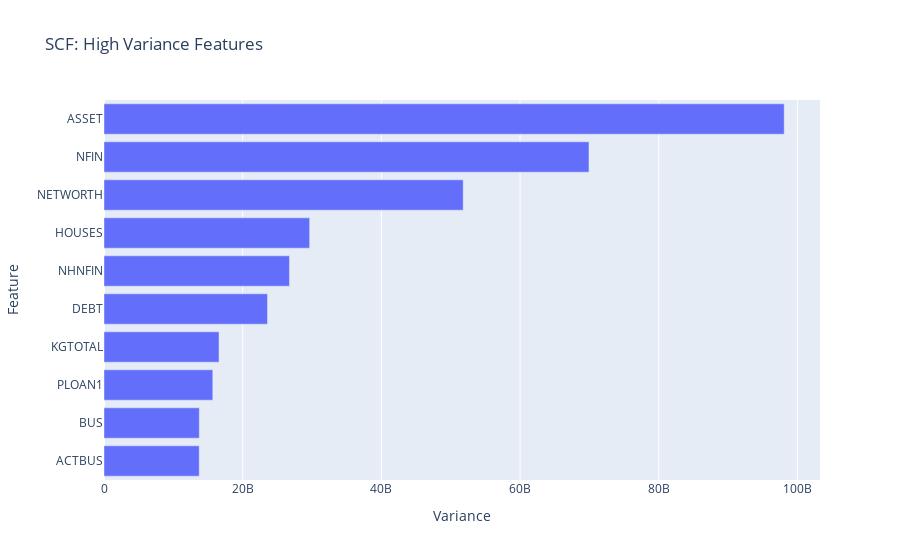

The code cell stored with this chart in its notebook:
### Code cell
# Create horizontal bar chart of `top_ten_var`
fig = px.bar(
    x=top_ten_var,
    y=top_ten_var.index, 
    title = "SCF: High Variance Features"
    
)
fig.update_layout(xaxis_title='Variance', yaxis_title='Feature')
fig.show()

### Figure 1 — Plotly figure (JSON) as saved in the notebook; plotly's stock layout.template omitted (floating-point values rounded to 4 significant figures)
{"data": [{"alignmentgroup": "True", "hovertemplate": "x=%{x}<br>y=%{y}<extra></extra>", "legendgroup": "", "marker": {"color": "#636efa", "pattern": {"shape": ""}}, "name": "", "offsetgroup": "", "orientation": "h", "showlegend": false, "textposition": "auto", "type": "bar", "x": [13730000000.0, 13750000000.0, 15690000000.0, 16590000000.0, 23580000000.0, 26750000000.0, 29660000000.0, 51800000000.0, 69940000000.0, 98100000000.0], "xaxis": "x", "y": ["ACTBUS", "BUS", "PLOAN1", "KGTOTAL", "DEBT", "NHNFIN", "HOUSES", "NETWORTH", "NFIN", "ASSET"], "yaxis": "y"}], "layout": {"barmode": "relative", "legend": {"tracegroupgap": 0}, "title": {"text": "SCF: High Variance Features"}, "xaxis": {"anchor": "y", "domain": [0, 1], "title": {"text": "Variance"}}, "yaxis": {"anchor": "x", "domain": [0, 1], "title": {"text": "Feature"}}}}
